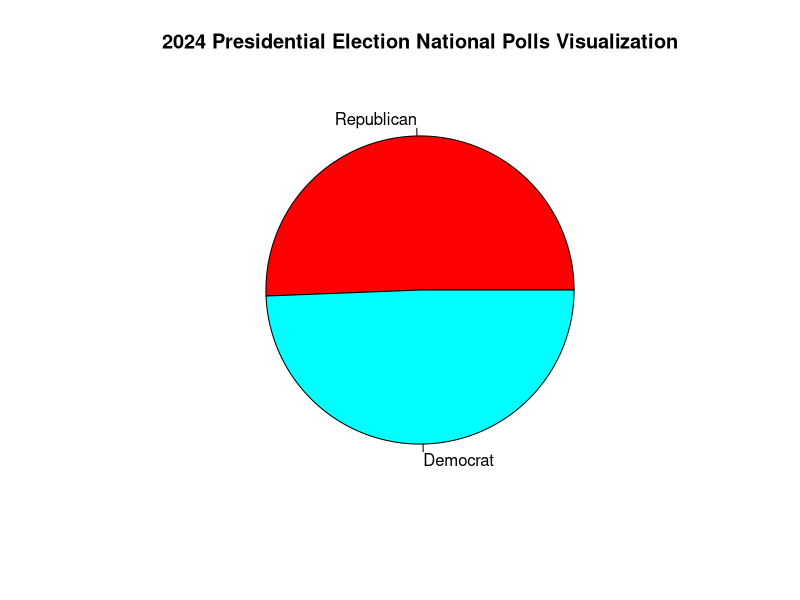
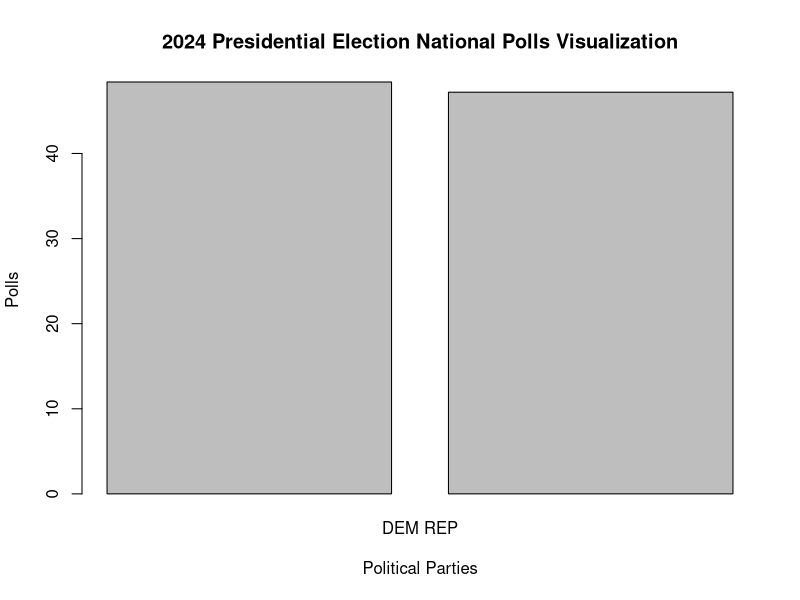

The R script that drew these images, in order:
## ---- chunk 1
PoliticalParties <- c("Democrat", "Republican") 
Polls <- c(48.4, 47.2) 

pie(Polls, main = "2024 Presidential Election National Polls Visualization", col = rainbow(length(Polls)), labels = c("Republican", "Democrat"))


barplot(Polls,main="2024 Presidential Election National Polls Visualization", xlab="Political Parties", ylab = "Polls",names.arg = "DEM REP")
